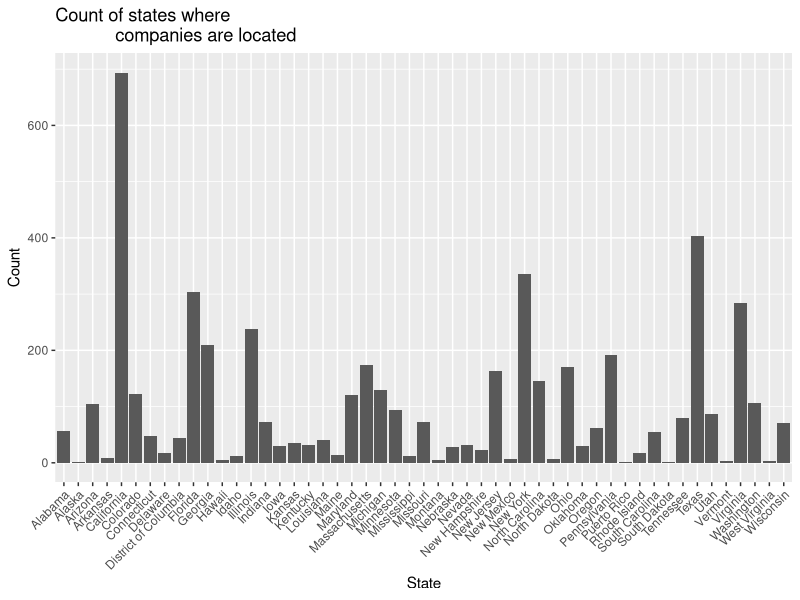
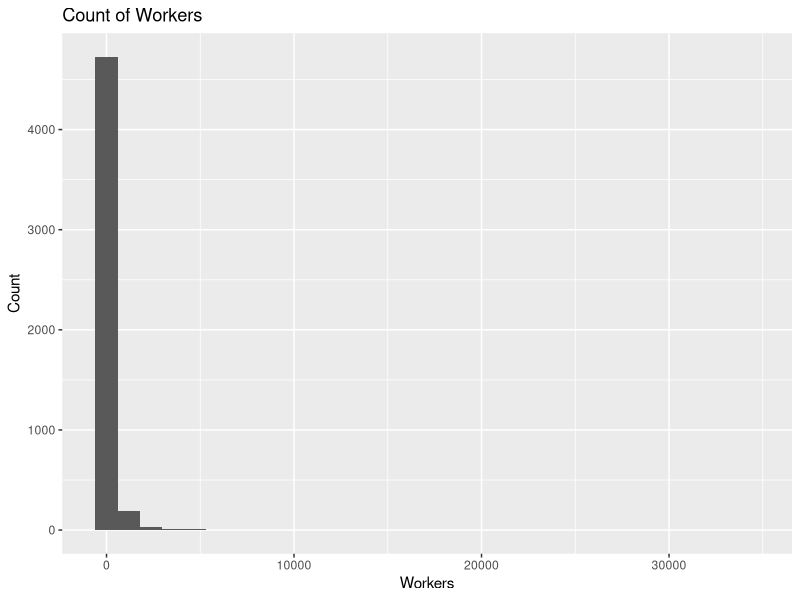
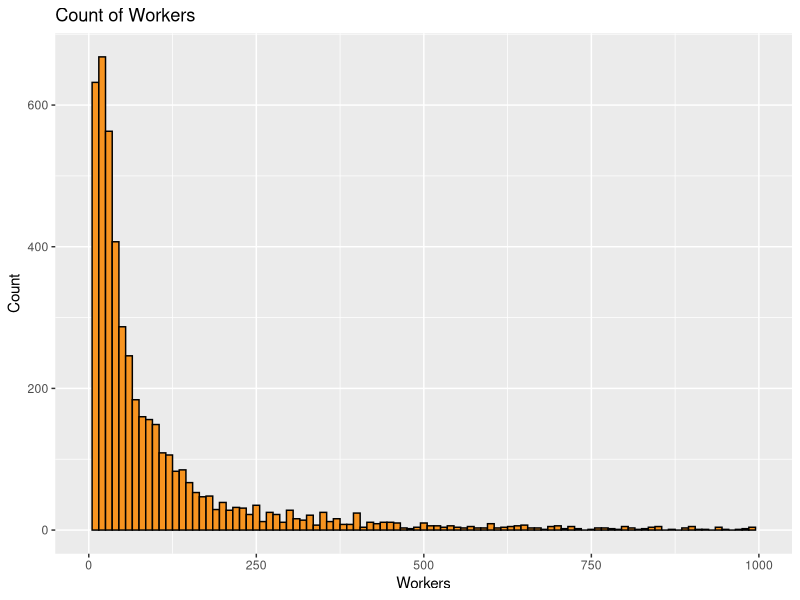
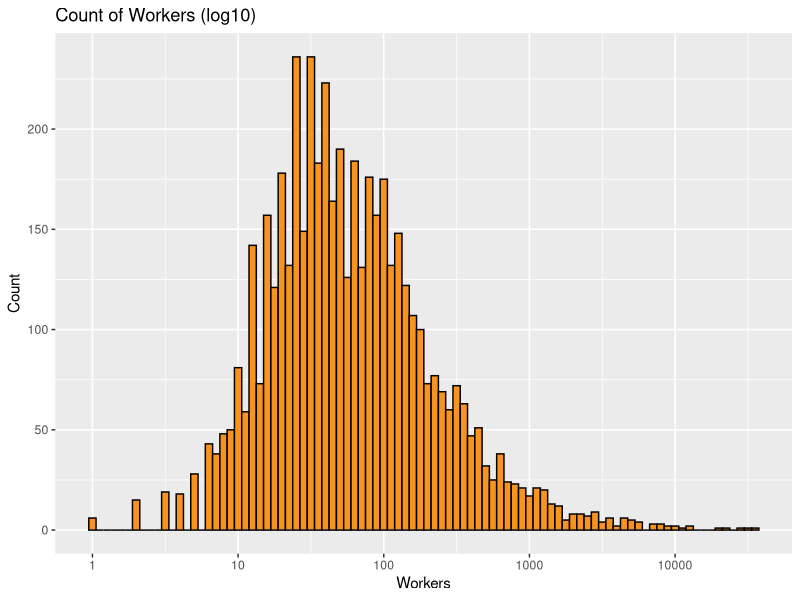
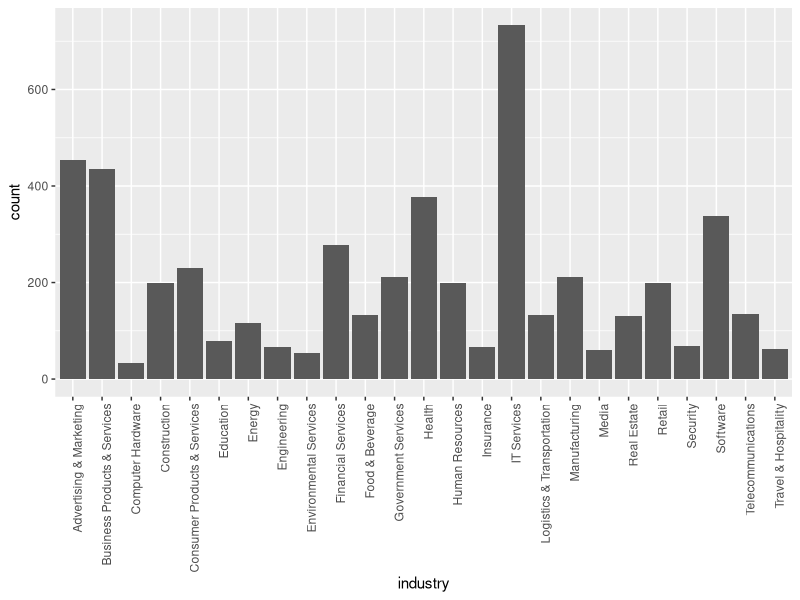
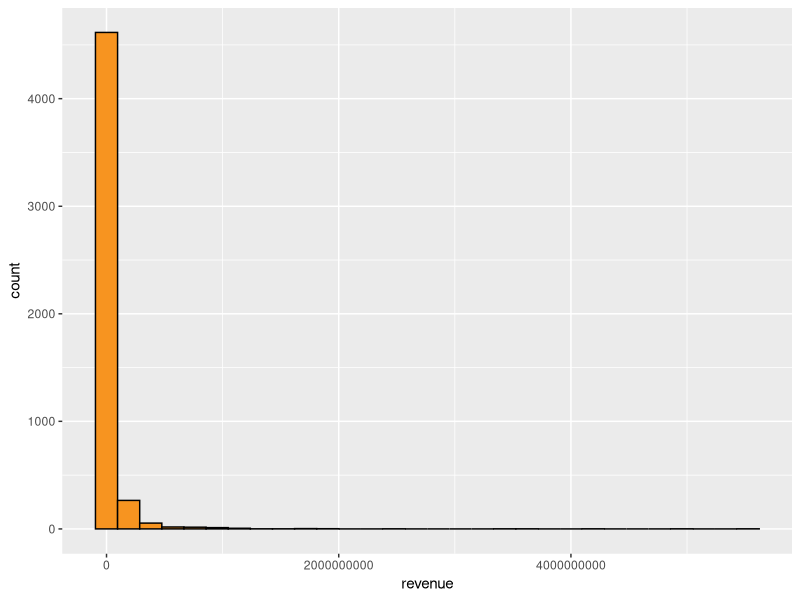
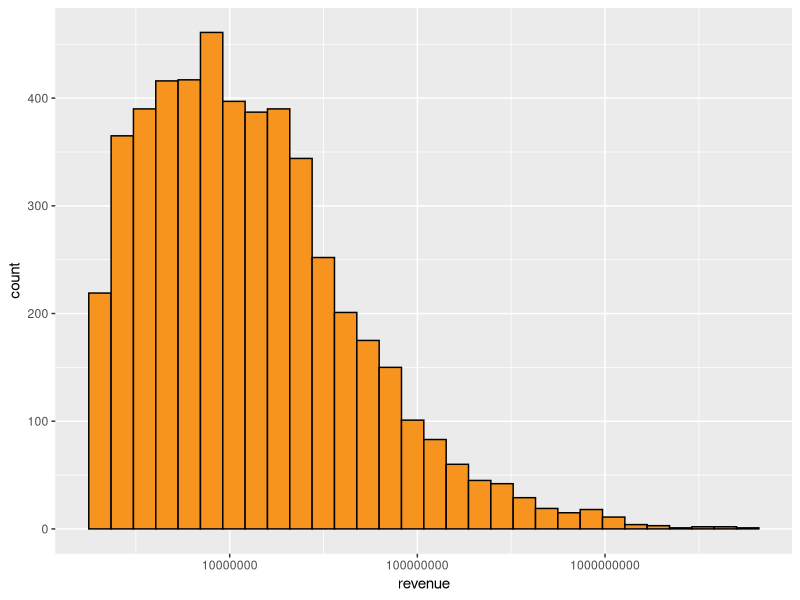
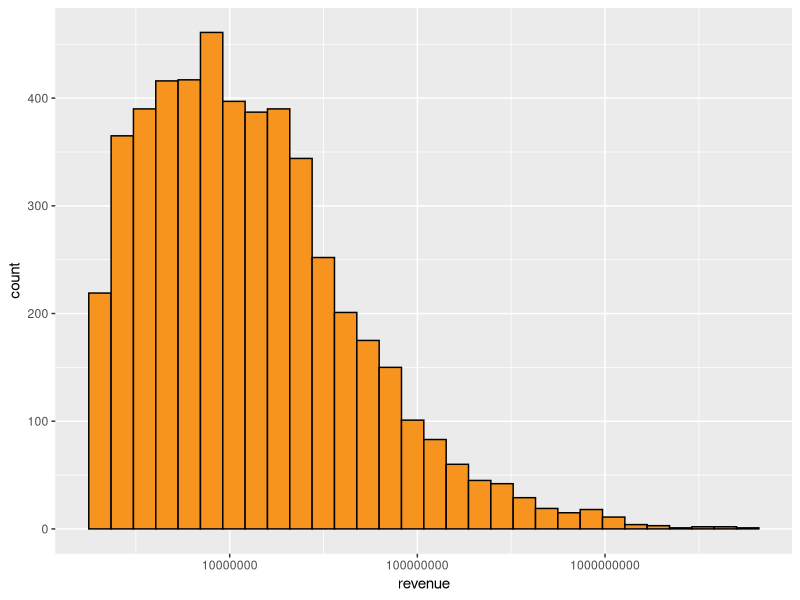

Recreate these plots in R, in order. (Note: this script raises an error after producing the figures.)
## ---- chunk 1
# Load all of the packages that you end up using
# in your analysis in this code chunk.

# Notice that the parameter "echo" was set to FALSE for this code chunk.
# This prevents the code from displaying in the knitted HTML output.
# You should set echo=FALSE for all code chunks in your file.

library(ggplot2)
library(GGally)
# eliminates scientific notation when printing large numbers
options(scipen=999)
## ---- chunk 2
# Load the Data into "companies"
# See WrangleInc5000.py for python code that cleaned and
# subsetted original CSV before importing to R

getwd()
setwd("/Users/horsepower/Dropbox/Udacity/NanoDA/EDAwithR/Project3/")
companies <- read.csv("Inc5000_Companies_2014_subset.csv")
# Rename the first column with a null variable name to "rowNum"
names(companies)[names(companies) == 'X'] <- 'row_num'
## ---- chunk 3
names(companies)
## ---- chunk 4
dim(companies)
## ---- chunk 5
str(companies)
# Change rank to ordered factor since the variable 
# is categorical and order matters
companies$rank <- as.ordered(companies$rank)
companies$rank <- ordered(companies$rank, levels=rev(levels(companies$rank)))

## ---- chunk 6
levels(companies$state_l)
## ---- chunk 7
levels(companies$state_l)
## ---- chunk 8
summary(companies)
## ---- chunk 9
ggplot(data = companies, aes(x = state_l)) +
    geom_bar() +
    xlab("State") + 
    ylab("Count") +
    # densely packed x axis labels need spacing
    theme(axis.text.x = element_text(angle = 45, 
                                     hjust = 1)) +
    ggtitle("Count of states where 
            companies are located")

## ---- chunk 10
ggplot(data = companies, aes(x = workers)) +
    geom_histogram() +
    xlab("Workers") + 
    ylab("Count") +
    ggtitle("Count of Workers")
## ---- chunk 11
ggplot(data = companies, aes(x = workers)) +
    geom_histogram(binwidth = 10, 
                   color = 'black', fill = '#F79420') +
    # cut out some outliers
    xlim(0, 1000) +
    xlab("Workers") + 
    ylab("Count") +
    ggtitle("Count of Workers")

## ---- chunk 12
ggplot(data = companies, aes(x = workers)) +
    geom_histogram(binwidth = .05,
                   color = 'black', fill = '#F79420') +
    scale_x_log10() +
    xlab("Workers") + 
    ylab("Count") +
    ggtitle("Count of Workers (log10)")

summary(companies$workers)

## ---- chunk 13
ggplot(data = companies, aes(x = industry)) +
    geom_bar() +
    theme(axis.text.x = element_text(angle = 90, 
                                     hjust = 1))
## ---- chunk 14
ggplot(data = companies, aes(x = revenue)) +
    geom_histogram(color = 'black', fill = '#F79420')

message("The revenue distribution is really skewed right. 
        A log10 transformation and adjusting bin width will
        help illustrate trends.")
range(companies$revenue)

ggplot(data = companies, aes(x = revenue)) +
    geom_histogram(color = 'black', fill = '#F79420') +
    scale_x_log10()

message("Even after a log10 transformation, the data is still skewed 
        to the right. Removing extremely high
        revenue outliers helps show a more normal distribution")

ggplot(data = companies, aes(x = revenue)) +
    geom_histogram(color = 'black', fill = '#F79420') +
    scale_x_continuous(trans = "log10")


## ---- chunk 15
ggplot(data = companies, aes(x = growth)) +
    geom_histogram(binwidth = 10,
                   color = 'black', fill = '#F79420') +
    scale_x_continuous(limits = c(0, 1000))

message("The long tail skew to the right justifies log10 transformation.")

ggplot(data = companies, aes(x = growth)) +
    geom_histogram(binwidth = 0.05,
                   color = 'black', fill = '#F79420') +
    scale_x_log10()

summary(companies$growth)
## ---- chunk 16

freqp.growth <- ggplot(data = companies, aes(x = growth)) +
    geom_freqpoly() +
    scale_x_log10()

freqp.revenue <- ggplot(data = companies, aes(x = revenue)) +
    geom_freqpoly() +
    scale_x_log10() +
    scale_y_continuous(limits = c(0, 600))

library(gridExtra)

grid.arrange(freqp.growth, freqp.revenue, nrow = 1)

dens.growth <- ggplot(data = companies, aes(x = growth)) +
    geom_density() +
    scale_x_log10()

dens.revenue <- ggplot(data = companies, aes(x = revenue)) +
    geom_point() +
    scale_x_log10() +
    scale_y_continuous(limits = c(0, 1))

grid.arrange(dens.growth, dens.revenue, nrow = 1)


## ---- chunk 17
companies$revenue2013 <- companies$revenue/((companies$growth/100) + 1)
head(companies$revenue2013)

companies$growth_dollar <- companies$revenue - companies$revenue2013
head(companies$growth_dollar)

# renames original columns for clarity
names(companies)[names(companies) == 'revenue'] <- 'revenue2014'
names(companies)[names(companies) == 'growth'] <- 'growth_percentage'
## ---- chunk 18
# Population numbers have commas separating the thousands place. 
# Must convert population to numeric to perform arithmetic 
population <- read.csv("state_population_census.csv", stringsAsFactors=FALSE)
head(population)
## ---- chunk 19
library(dplyr)
state_growth <- companies %>%
    group_by(state_l) %>%
    summarise(state_growth_dollar = sum(growth_dollar)) %>%
    ungroup() %>%
    arrange(state_l)
state_growth <- merge(x = state_growth, 
                      y = subset(population, 
                                 select = c("Geographic_Area", "Est_2014")), 
                      by.x = "state_l", by.y = "Geographic_Area")
names(state_growth)[names(state_growth) == 'Est_2014'] <- 'state_population2014'

state_growth$state_population2014 <- as.numeric(gsub(",", "", 
                                                     state_growth$state_population2014))
state_growth$growth_per_capita <- state_growth$state_growth_dollar/
                                    state_growth$state_population2014
state_growth <- arrange(state_growth, desc(state_growth_dollar))

## ---- chunk 20
names(state_growth)
str(state_growth)
## ---- chunk 21
str(state_growth)
str(companies)
## ---- chunk 22
str(companies)

companies_matrix_subset <- subset(companies, select = c(-row_num, -id, -rank, -company, -url, -state_l, -state_s, -city, -metro))
str(companies_matrix_subset)
library(GGally)
library(ggplot2)
theme_set(theme_minimal(20))
?sample_n

head(companies_matrix_subset)
ggpairs(companies_matrix_subset)
# sample_n(companies_matrix_subset, 1000)
ggpairs(companies_matrix_subset, 
        upper = list(continuous = "density", combo = "dot", discrete = "ratio"),
        lower = list(continuous = "points", combo = "box", discrete = "facetbar"))
ggpairs(companies_matrix_subset, 
        upper = list(continuous = "cor", combo = "facethist", discrete = "ratio"),
        lower = list(continuous = "smooth", combo = "denstrip", discrete = "facetbar"),
        diag = list(continuous = "bar", discrete = "bar"))

ggpairs(state_growth)
ggpairs(state_growth,
        upper = list(continuous = "cor", combo = "facethist", discrete = "ratio"),
        lower = list(continuous = "smooth", combo = "denstrip", discrete = "facetbar"),
        diag = list(continuous = "bar", discrete = "bar"))
ggpairs(state_growth,
        upper = list(continuous = "density", combo = "dot", discrete = "ratio"),
        lower = list(continuous = "points", combo = "box", discrete = "facetbar"),
        diag = list(continuous = "bar", discrete = "bar"))

## ---- chunk 23

library(scales)
ggplot(data = state_growth, aes(x = state_growth_dollar)) +
    geom_histogram(color = 'black', fill = '#F79420') +
    scale_x_continuous(name = "State Growth Dollars", labels = comma)

ggplot(data = state_growth, aes(x = growth_per_capita)) +
    geom_histogram(color = 'black', fill = '#F79420') +
    scale_x_continuous(name = "State Growth per capita")

state_growth <- arrange(state_growth, desc(growth_per_capita))
## ---- chunk 24
ggplot(data = state_growth, aes(x = state_l, y = growth_per_capita)) +
    geom_bar(stat = "identity", color = 'black', fill = '#F79420') +
    theme(axis.text.x = element_text(angle = 90, 
                                     hjust = 1)) 

state_growth <- arrange(state_growth, desc(growth_per_capita))

ggplot(data = state_growth, aes(x = factor(state_l, levels = state_l), 
                                y = growth_per_capita)) +
    geom_bar(stat = "identity", color = 'black', fill = '#F79420') +
    xlab("State") + 
    ylab("Fast growth dollars per capita") +
    # densely packed x axis labels need spacing
    theme(axis.text.x = element_text(angle = 90, 
                                     hjust = 1)) +
    ggtitle("Revenue growth by state, normalized by population")
## ---- chunk 25
ggplot(data = companies, aes(x = revenue2014, y = growth_percentage)) +
    geom_point()

ggplot(data = companies, aes(x = revenue2014, y = growth_dollar)) +
    geom_point()

cor.test(companies$revenue2014, companies$growth_percentage)
cor.test(companies$revenue2014, companies$growth_dollar)
## ---- chunk 26
ggplot(data = companies, aes(x = revenue2013, y = growth_percentage)) +
    geom_point()

ggplot(data = companies, aes(x = revenue2013, y = growth_dollar)) +
    geom_point()
cor.test(companies$revenue2013, companies$growth_percentage)
cor.test(companies$revenue2013, companies$growth_dollar)
## ---- chunk 27
ggplot(data = companies, aes(x = revenue2014, y = growth_percentage)) +
    geom_point()


ggplot(data = companies, aes(x = revenue2014/1000000, y = growth_percentage)) +
    geom_point() +
    scale_x_continuous(limits = c(0, 1300), aes(x = "Revenue (Millions)")) +
    scale_y_continuous(limits = c(0, 15000), aes(y = "Growth (percent)"))

ggplot(data = companies, aes(x = revenue2014/1000000, y = growth_percentage)) +
    geom_jitter(alpha = 1/5) +
    scale_x_continuous(limits = c(0, 500), aes(x = "Revenue (Millions)")) +
    scale_y_continuous(limits = c(0, 5000), aes(y = "Growth (percent)")) + 
    scale_x_log10()

ggplot(data = companies, aes(x = revenue2014/1000000, y = growth_percentage)) +
    geom_jitter(alpha = 1/2) +
    scale_x_continuous(limits = c(0, 100), aes(x = "Revenue (Millions)")) +
    scale_y_continuous(limits = c(0, 1000), aes(y = "Growth (percent)")) + 
    scale_x_log10()

## ---- chunk 28
ggplot(data = companies, aes(x = yrs_on_list, y = revenue2014)) +
    geom_point()

ggplot(data = companies, aes(x = yrs_on_list, y = revenue2014)) +
    geom_jitter(alpha = 1/5) +
    scale_y_continuous(limits = c(0, 500000000))

cor.test(companies$yrs_on_list, companies$revenue2014)
cor.test(companies$yrs_on_list, companies$revenue2013)
## ---- chunk 29
ggplot(data = companies, aes(x = industry, y = yrs_on_list)) +
    geom_boxplot() + 
    theme(axis.text.x = element_text(angle = 45, 
                                     hjust = 1))

ggplot(data = companies, aes(x = industry, y = yrs_on_list)) +
    geom_boxplot() +
    scale_y_continuous(limits = c(0, 8)) + 
    theme(axis.text.x = element_text(angle = 45, 
                                     hjust = 1))

ggplot(data = companies, aes(x = industry, y = yrs_on_list)) +
    geom_violin() +
    scale_y_continuous(limits = c(0, 8)) + 
    theme(axis.text.x = element_text(angle = 45, 
                                     hjust = 1))
## ---- chunk 30
ggplot(data = companies, aes(x = industry, y = growth_dollar)) +
    geom_jitter(alpha = 1/4) +
    scale_y_continuous(limits = c(0, 150000000)) + 
    theme(axis.text.x = element_text(angle = 45, 
                                     hjust = 1))

ggplot(data = companies, aes(x = industry, y = growth_percentage)) +
    geom_jitter(alpha = 1/4) +
    scale_y_continuous(limits = c(0, 7500)) + 
    theme(axis.text.x = element_text(angle = 45, 
                                     hjust = 1))

ggplot(data = companies, aes(x = industry, y = revenue2014)) +
    geom_jitter(alpha = 1/4) +
    scale_y_continuous(limits = c(0, 500000000)) + 
    theme(axis.text.x = element_text(angle = 45, 
                                     hjust = 1))

ggplot(data = companies, aes(x = industry, y = revenue2013)) +
    geom_jitter(alpha = 1/4) +
    scale_y_continuous(limits = c(0, 500000000)) + 
    theme(axis.text.x = element_text(angle = 45, 
                                     hjust = 1))

ggplot(data = companies, aes(x = yrs_on_list, y = growth_dollar)) +
    geom_jitter()

ggplot(data = companies, aes(x = yrs_on_list, y = growth_dollar/1000000)) +
    geom_jitter(alpha = 1/4) +
    scale_y_continuous(limits = c(0, 250))

ggplot(data = companies, aes(x = yrs_on_list, y = growth_percentage)) +
    geom_jitter(alpha = 1/4) +
    scale_y_continuous(limits = c(0, 1000))

## ---- chunk 31

ggplot(data = companies, aes(x = revenue2014, y = growth_dollar)) +
    geom_jitter() +
    geom_rug() 

ggplot(data = companies, aes(x = revenue2014/1000000, y = growth_dollar/1000000)) +
    geom_jitter(alpha = 1/3, color = 'steelblue') +
    geom_rug() +
    scale_x_continuous(limits = c(0, 500)) +
    scale_y_continuous(limits = c(0, 400))

ggplot(data = companies, aes(x = revenue2014/1000000, y = growth_dollar/1000000)) +
    geom_jitter(alpha = 1/3, color = 'steelblue') +
    geom_rug() +
    scale_x_continuous(limits = c(0, 100)) +
    scale_y_continuous(limits = c(0, 100))

ggplot(data = companies, aes(x = revenue2014, y = growth_dollar)) +
    geom_bin2d()

ggplot(data = companies, aes(x = revenue2014, y = growth_dollar)) +
    geom_density2d()

ggplot(data = companies, aes(x = revenue2014, y = growth_dollar)) +
    geom_step()
ggplot(data = companies, aes(x = revenue2014, y = growth_dollar)) +
    geom_step(stat = 'summary', fun.y = median)



## ---- chunk 32

## ---- chunk 33

## ---- chunk 34

## ---- chunk 35
